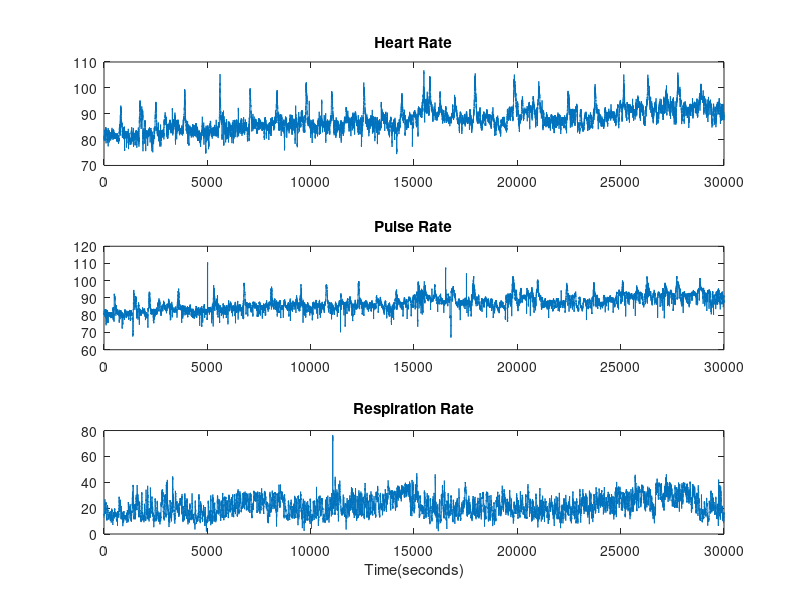
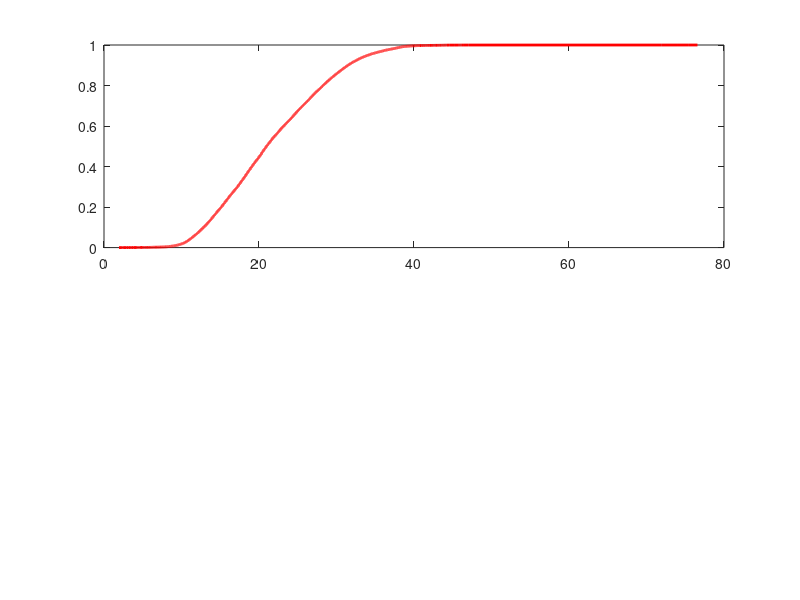

Write MATLAB code to recreate these figures, in order. (Note: this script raises an error after producing the figures.)
%   FILL IN / MODIFY THE CODE WITH "" or comments with !!
close all;
clear all;

% Load patient_data.mat 
load('patient_data.mat');
labels = {'Heart Rate','Pulse Rate','Respiration Rate'};

% open the result file
% !! replace # with your own groupID
fid = fopen('ECE313_Mini2_group5', 'w');

%% T0
% !! Subset your data for each signal
% Z = "Heart Rate"
heartRate = data(1,1:30000);
% Y = "Pulse Rate"
pulseRate = data(2, 1:30000);
% X = "Respiration"
respRate = data(3, 1:30000);

% Part a
% !! Plot each signal over time
figure;
subplot(3,1,1);
plot(heartRate);
title(labels(1));
subplot(3,1,2);
plot(pulseRate);
title(labels(2));
subplot(3,1,3);
plot(respRate);
title(labels(3));
xlabel('Time(seconds)')


% Note that Tasks 1.1 and 1.2 should be done only for the respiration rate signal 
% Tasks 2.1 and 2.2 should be performed using all three signals.
%% T1.1
% Part a
% Generating three sample sets of different sizes
sz = [70,1000,30000];
for k = 1:3
    % Pick a random sample of size sz(k) from the data set  
    % (Without replacement)
    Sample = datasample(respRate,sz(k),'Replace',false);

    % Plot the CDF of the whole data set as the reference (in red color)
    figure;  
    subplot(2,1,1);
    [p, xi] = ecdf(respRate);
    plot(xi,p);
    hold on;% For the next plots to be on the same figure        
    h = get(gca,'children'); set(h,'LineWidth',2);set(h,'Color','r')
    
    % !! Call the funcion for calculating and ploting pdf and CDF of X
    pdf_cdf(Sample)
    
    title(strcat(strcat(char(labels(3)),' - Sample Size = '),char(num2str(sz(k)))));
end

% Part b
% !! Use the tabulate function in MATLAB over X and floor(X). 

% Declaring variables, finding pdf and pmf
tabulate_X = tabulate(respRate);
tabulate_floor_X = tabulate(floor(respRate));
min_tabulate_X = min(tabulate_X(1:30000, 3));
max_tabulate_X = max(tabulate_X(1:30000, 3));
min_tabulate_floor_X = min(tabulate_floor_X(1:76, 3));
max_tabulate_floor_X = max(tabulate_floor_X(1:76, 3));

% !! Answer the question by filling in the following printf
fprintf(fid, 'Task 1.1 - Part b\n');
fprintf(fid, 'Min of tabulate(X) = %f\n', min_tabulate_X);
fprintf(fid, 'Max of tabulate(X) = %f\n', max_tabulate_X);
fprintf(fid, 'Min of tabulate(floor(X)) = %f\n', min_tabulate_floor_X);
fprintf(fid, 'Max of tabulate(floor(X)) = %f\n', max_tabulate_floor_X);
fprintf(fid, 'Observed Property of PDF = %s\n\n', 'F(X) is a non-decreasing and Gaussian distribution.');

% Part c
% !! Using CDF of X, find values a and b such that P(X <= a) <= 0.02 and P(X <= b) >= 0.98.
respRate_sorted = sort(respRate);
i = 1;
while p(i) <= 0.02
    a = xi(i);
    i = i + 1;
end

l = 30001;
while p(l) >= 0.98
    b = xi(l);
    l = l - 1;
end


fprintf(fid, 'Task 1.1 - Part c\n');
fprintf(fid, 'Empirical a = %f\n', a);
fprintf(fid, 'Empirical b = %f\n\n', b);

%% Task 1.2;

% Part a
% !! Calculate mean of the signal

fprintf(fid, 'Task 1.2 - Part a\n');
mean_RESP = mean(respRate);
fprintf(fid, 'Mean RESP = %f\n\n', mean_RESP);
% !! Calculate standard deviation of the signal

fprintf(fid, 'Standard Deviation RESP = %f\n', std(respRate));

% Part b
% !! Generate a normal random variable with the same mean & standard deviation 
std_resp = std(respRate);
acounter = 0;
bcounter = 30000;
for k = 1:30000
    % Pick a random sample of size sz(k) from the data set  
    % (Without replacement)
    respRate_normal(k) = normrnd(mean_RESP, std_resp);
    respRate_normalized(k) = (respRate_normal(k)-mean_RESP)/std_resp;
    if respRate_normalized(k) <= -2.05
        acounter = acounter + 1;
    end
    if respRate_normalized(k) >= 2.05
        bcounter = bcounter - 1;
    end

end

% !! Plot pdf and CDF of the generated random variable using pdf_cdf function
figure;
% !! Call the funcion for calculating and ploting pdf and CDF of X
pdf_cdf(respRate_normalized)
title(strcat(char(labels(3)),' Normal Approximation'));


% Part c
figure;
title(strcat(char(labels(3)),' Normplot'));
% !! Use normplot function to estimate the difference between distributions
normplot(respRate_normal);


% Part d
% !! Show your work in the report, then plug in the numbers that you calculated here
fprintf(fid, 'Task 1.2 - Part d\n');
fprintf(fid, 'Theoretical a = %f\n', respRate_sorted(acounter));
fprintf(fid, 'Theoretical b = %f\n\n', respRate_sorted(bcounter));

%% Task 2.1;
% Tasks 2.1 and 2.2 should be done twice, 
% once with the empirical threshold, and once with the theoretical threshold
% !! Change the code to do this.

% Part a
% !! Call the threshold function and generate alarms for each signal
for k = 1:30000
   
% Calculate for empirical threshold
HR_empirical_threshold(k) = threshold_func(heartRate(k), 80.17, 98.52);
PR_empirical_threshold(k) = threshold_func(pulseRate(k), 79.00, 97.07);
RESP_empirical_threshold(k) = threshold_func(respRate(k), a, b);

%calculate for theoretical threshold
HR_theoretical_threshold(k) = threshold_func(heartRate(k), 78.84, 96.86);
PR_theoretical_threshold(k) = threshold_func(pulseRate(k), 78.15, 96.09);
RESP_theoretical_threshold(k) = threshold_func(respRate(k), respRate_sorted(acounter), respRate_sorted(bcounter));

end


% Parts b and c
% !! Write the code for coalescing alarms and majority voting here 

for i = 1:3000
    flag_HR_empirical = 0;
    flag_HR_theoretical = 0;
    flag_PR_empirical = 0;
    flag_PR_theoretical = 0;
    flag_RESP_empirical = 0;
    flag_RESP_theoretical = 0;
    k = (i-1)*10;
    for j = 1:10
        if HR_empirical_threshold(k+j) == 1;
            flag_HR_empirical = 1;
        end
        if HR_theoretical_threshold(k+j) == 1;
            flag_HR_theoretical = 1;
        end
        if PR_empirical_threshold(k+j) == 1;
            flag_PR_empirical = 1;
        end
        if PR_theoretical_threshold(k+j) == 1;
            flag_PR_theoretical = 1;
        end
        if RESP_empirical_threshold(k+j) == 1;
            flag_RESP_empirical = 1;
        end
        if RESP_empirical_threshold(k+j) == 1;
            flag_RESP_theoretical = 1;
        end
    end
    HR_empirical_threshold_10(i) = flag_HR_empirical;
    HR_theoretical_threshold_10(i) = flag_HR_theoretical;
    PR_empirical_threshold_10(i) = flag_PR_empirical;
    PR_theoretical_threshold_10(i) = flag_PR_theoretical;
    RESP_empirical_threshold_10(i) = flag_RESP_empirical;
    RESP_theoretical_threshold_10(i) = flag_RESP_theoretical;
end


for k = 1:3000

    if(HR_empirical_threshold_10(k) + PR_empirical_threshold_10(k) + RESP_empirical_threshold_10(k) >= 2)
        empirical_alarm(k) = 1;
    else
        empirical_alarm(k) = 0;
    end


    if(HR_theoretical_threshold_10(k) + PR_theoretical_threshold_10(k) + RESP_theoretical_threshold_10(k) >= 2)
        theoretical_alarm(k) = 1;
    else
        theoretical_alarm(k) = 0;
    end

end


% Part d
% !! Fill in the bar functions with the name of vectors storing your alarms
%figure;
%subplot(5,1,1);
%bar("HR Alarms");
%title(strcat(char(labels(1)),' Alarms'));
%subplot(5,1,2);
%bar("PR Alarms");
%title(strcat(char(labels(2)),' Alarms'));
%subplot(5,1,3);
%bar("RESP Alarms");
%title(strcat(char(labels(3)),' Alarms'));
%subplot(5,1,4);
%bar("Majority Voter Alarms");
%title('Majority Voter Alarms - Empirical Thresholds');
%subplot(5,1,5);
%title('Golden Alarms');
%bar("Golden Alarms",'r');

%% Task 2.2;
% Parts a and b
% !! Write the code to calculate the probabilities of:
%    false alarm, miss detection and error 





fprintf(fid, 'Task 2.2 - Parts a and b\n');
fprintf(fid, 'Using Empirical Thresholds:\n');
%fprintf(fid, 'Probability of False Alarm    = %f\n', "False Alarm");
%fprintf(fid, 'Probability of Miss Detection = %f\n', "Miss Detect");
%fprintf(fid, 'Probability of Error          = %f\n\n', "Error");

% Part c
% !! Repeat Tasks 2.1 and 2.2 with Theoretical thresholds



%figure;
%subplot(5,1,1);
%bar("HR Alarms");
%title(strcat(char(labels(1)),' Alarms'));
%subplot(5,1,2);
%bar("PR Alarms");
%title(strcat(char(labels(2)),' Alarms'));
%subplot(5,1,3);
%bar("RESP Alarms");
%title(strcat(char(labels(3)),' Alarms'));
%subplot(5,1,4);
%bar("Majority Voter Alarms");
%title('Majority Voter Alarms - Theoretical Thresholds');
%subplot(5,1,5);
%title('Golden Alarms');
%bar("Golden Alarms",'r');


fprintf(fid, 'Task 2.2 - Part c\n');
fprintf(fid, 'Using Theoretical Thresholds:\n');
%fprintf(fid, 'Probability of False Alarm    = %f\n', "False Alarm");
%fprintf(fid, 'Probability of Miss Detection = %f\n', "Miss Detect");
%fprintf(fid, 'Probability Error             = %f\n\n', "Error");



%% Task 3
% Part a
% !! Calculate the rate of alarms


fprintf(fid, 'Task 3 - Part a\n');
%fprintf(fid, 'Rate of alarms in Golden alarms= %f\n', "Golden Alarm Rate");



% Parts b
% !! Derive the time interval between to consecutive alarms, and generate alarms up to 3,000 windows
%i = 0;
%while (i < 3000)
	% generate a exp. random number.
	
	% mark the sample window indicated by the time interval
	
	
%end 

% !! Fill in the bar functions with the name of vectors storing your alarms
%figure;
%subplot(2, 1, 1);
%bar("Golden Alarms");
%title('Golden Alarms'));

%subplot(2, 1, 2);
%bar("Exp. dist Alarms");
%title('Exp. dist Alarms'));


% Part c
% !! Write the code to calculate the probabilities of:
%    false alarm, miss detection and error 

% Note, please make sure to consider the tolerance interval when evaluating the performance of the Exp. distribution based detector.

fprintf(fid, 'Task 3 - Part c\n');
%fprintf(fid, 'Probability of False Alarm    = %f\n', "False Alarm");
%fprintf(fid, 'Probability of Miss Detection = %f\n', "Miss Detect");
%fprintf(fid, 'Probability of Error          = %f\n\n', "Error");


fclose(fid);

